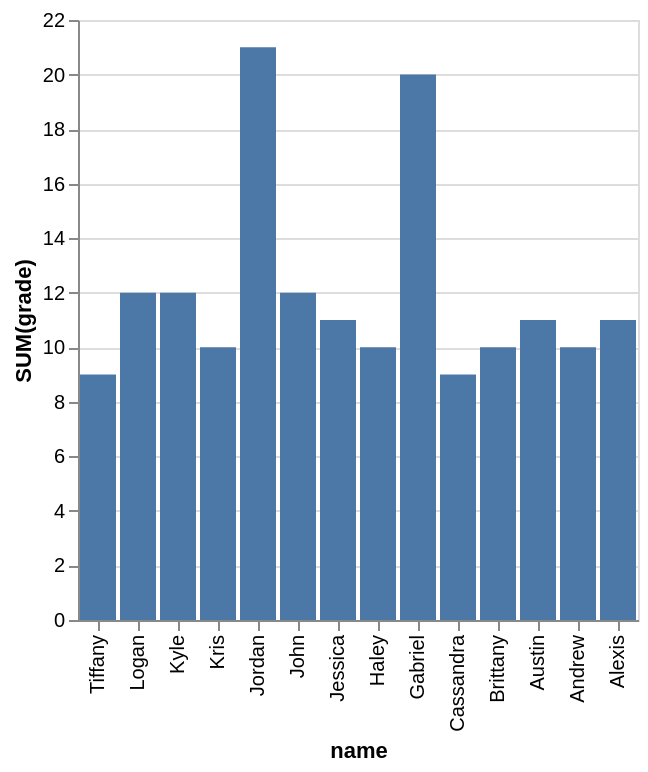

Here is the Vega-Lite specification saved for this chart:
### Vega-Lite specification from a JSON file in a GitHub repository (floating-point values rounded to 4 significant figures)
{"data": {"values": [{"x_data": "Tiffany", "y_data": 9}, {"x_data": "Logan", "y_data": 12}, {"x_data": "Kyle", "y_data": 12}, {"x_data": "Kris", "y_data": 10}, {"x_data": "Jordan", "y_data": 21}, {"x_data": "John", "y_data": 12}, {"x_data": "Jessica", "y_data": 11}, {"x_data": "Haley", "y_data": 10}, {"x_data": "Gabriel", "y_data": 20}, {"x_data": "Cassandra", "y_data": 9}, {"x_data": "Brittany", "y_data": 10}, {"x_data": "Austin", "y_data": 11}, {"x_data": "Andrew", "y_data": 10}, {"x_data": "Alexis", "y_data": 11}]}, "mark": "bar", "encoding": {"x": {"field": "x_data", "type": "nominal", "title": "name", "sort": "descending"}, "y": {"field": "y_data", "type": "quantitative", "title": "SUM(grade)"}}}
